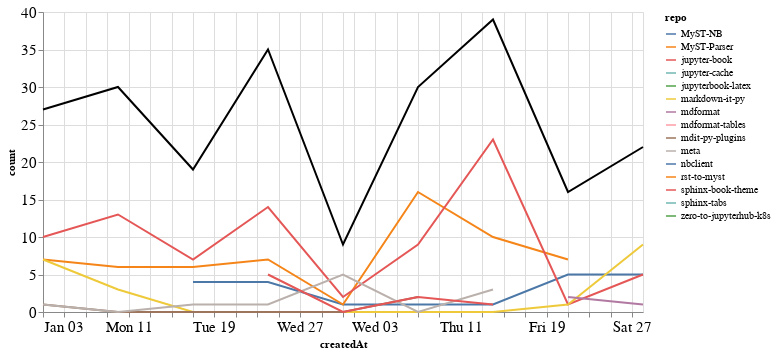

Source (notebook cell):
### Markdown cell above
### Comments

### Code cell
comments_time = comments.groupby('repo').resample('W', on='createdAt').count()['author'].reset_index()
comments_time = comments_time.rename(columns={'author': 'count'})
comments_time_total = comments_time.groupby('createdAt').agg({"count": "sum"}).reset_index()
ch1 = alt.Chart(comments_time, width=600).mark_line().encode(
    x='createdAt',
    y='count',
    color='repo',
    tooltip="repo"
)

ch2 = alt.Chart(comments_time_total, width=600).mark_line(color="black").encode(
    x='createdAt',
    y='count',
)

ch1 + ch2

### Figure 1 — Vega-Lite specification as saved in the notebook (floating-point values rounded to 4 significant figures)
{"config": {"axisLeft": {"labelFontSize": 15}, "axisBottom": {"labelFontSize": 15}}, "layer": [{"data": {"name": "data-5583c930ba1c7c3eb23aba456bbf2e43"}, "mark": "line", "encoding": {"color": {"type": "nominal", "field": "repo"}, "tooltip": {"type": "nominal", "field": "repo"}, "x": {"type": "temporal", "field": "createdAt"}, "y": {"type": "quantitative", "field": "count"}}, "width": 600}, {"data": {"name": "data-f357cc29517bf7f81c23f67c205f02b8"}, "mark": {"type": "line", "color": "black"}, "encoding": {"x": {"type": "temporal", "field": "createdAt"}, "y": {"type": "quantitative", "field": "count"}}, "width": 600}], "$schema": "https://vega.github.io/schema/vega-lite/v4.8.1.json", "datasets": {"data-5583c930ba1c7c3eb23aba456bbf2e43": [{"repo": "MyST-NB", "createdAt": "2021-01-17T00:00:00", "count": 4}, {"repo": "MyST-NB", "createdAt": "2021-01-24T00:00:00", "count": 4}, {"repo": "MyST-NB", "createdAt": "2021-01-31T00:00:00", "count": 1}, {"repo": "MyST-NB", "createdAt": "2021-02-07T00:00:00", "count": 1}, {"repo": "MyST-NB", "createdAt": "2021-02-14T00:00:00", "count": 1}, {"repo": "MyST-NB", "createdAt": "2021-02-21T00:00:00", "count": 5}, {"repo": "MyST-NB", "createdAt": "2021-02-28T00:00:00", "count": 5}, {"repo": "MyST-Parser", "createdAt": "2021-01-03T00:00:00", "count": 7}, {"repo": "MyST-Parser", "createdAt": "2021-01-10T00:00:00", "count": 6}, {"repo": "MyST-Parser", "createdAt": "2021-01-17T00:00:00", "count": 6}, {"repo": "MyST-Parser", "createdAt": "2021-01-24T00:00:00", "count": 7}, {"repo": "MyST-Parser", "createdAt": "2021-01-31T00:00:00", "count": 1}, {"repo": "MyST-Parser", "createdAt": "2021-02-07T00:00:00", "count": 16}, {"repo": "MyST-Parser", "createdAt": "2021-02-14T00:00:00", "count": 10}, {"repo": "MyST-Parser", "createdAt": "2021-02-21T00:00:00", "count": 7}, {"repo": "jupyter-book", "createdAt": "2021-01-03T00:00:00", "count": 10}, {"repo": "jupyter-book", "createdAt": "2021-01-10T00:00:00", "count": 13}, {"repo": "jupyter-book", "createdAt": "2021-01-17T00:00:00", "count": 7}, {"repo": "jupyter-book", "createdAt": "2021-01-24T00:00:00", "count": 14}, {"repo": "jupyter-book", "createdAt": "2021-01-31T00:00:00", "count": 2}, {"repo": "jupyter-book", "createdAt": "2021-02-07T00:00:00", "count": 9}, {"repo": "jupyter-book", "createdAt": "2021-02-14T00:00:00", "count": 23}, {"repo": "jupyter-book", "createdAt": "2021-02-21T00:00:00", "count": 1}, {"repo": "jupyter-book", "createdAt": "2021-02-28T00:00:00", "count": 5}, {"repo": "jupyter-cache", "createdAt": "2021-01-17T00:00:00", "count": 1}, {"repo": "jupyterbook-latex", "createdAt": "2021-02-14T00:00:00", "count": 1}, {"repo": "markdown-it-py", "createdAt": "2021-01-03T00:00:00", "count": 7}, {"repo": "markdown-it-py", "createdAt": "2021-01-10T00:00:00", "count": 3}, {"repo": "markdown-it-py", "createdAt": "2021-01-17T00:00:00", "count": 0}, {"repo": "markdown-it-py", "createdAt": "2021-01-24T00:00:00", "count": 0}, {"repo": "markdown-it-py", "createdAt": "2021-01-31T00:00:00", "count": 0}, {"repo": "markdown-it-py", "createdAt": "2021-02-07T00:00:00", "count": 0}, {"repo": "markdown-it-py", "createdAt": "2021-02-14T00:00:00", "count": 0}, {"repo": "markdown-it-py", "createdAt": "2021-02-21T00:00:00", "count": 1}, {"repo": "markdown-it-py", "createdAt": "2021-02-28T00:00:00", "count": 9}, {"repo": "mdformat", "createdAt": "2021-02-21T00:00:00", "count": 2}, {"repo": "mdformat", "createdAt": "2021-02-28T00:00:00", "count": 1}, {"repo": "mdformat-tables", "createdAt": "2021-02-28T00:00:00", "count": 1}, {"repo": "mdit-py-plugins", "createdAt": "2021-01-03T00:00:00", "count": 1}, {"repo": "mdit-py-plugins", "createdAt": "2021-01-10T00:00:00", "count": 0}, {"repo": "mdit-py-plugins", "createdAt": "2021-01-17T00:00:00", "count": 0}, {"repo": "mdit-py-plugins", "createdAt": "2021-01-24T00:00:00", "count": 0}, {"repo": "mdit-py-plugins", "createdAt": "2021-01-31T00:00:00", "count": 0}, {"repo": "mdit-py-plugins", "createdAt": "2021-02-07T00:00:00", "count": 2}, {"repo": "meta", "createdAt": "2021-01-03T00:00:00", "count": 1}, {"repo": "meta", "createdAt": "2021-01-10T00:00:00", "count": 0}, {"repo": "meta", "createdAt": "2021-01-17T00:00:00", "count": 1}, {"repo": "meta", "createdAt": "2021-01-24T00:00:00", "count": 1}, {"repo": "meta", "createdAt": "2021-01-31T00:00:00", "count": 5}, {"repo": "meta", "createdAt": "2021-02-07T00:00:00", "count": 0}, {"repo": "meta", "createdAt": "2021-02-14T00:00:00", "count": 3}, {"repo": "nbclient", "createdAt": "2021-02-28T00:00:00", "count": 1}, {"repo": "rst-to-myst", "createdAt": "2021-01-10T00:00:00", "count": 8}, {"repo": "sphinx-book-theme", "createdAt": "2021-01-24T00:00:00", "count": 5}, {"repo": "sphinx-book-theme", "createdAt": "2021-01-31T00:00:00", "count": 0}, {"repo": "sphinx-book-theme", "createdAt": "2021-02-07T00:00:00", "count": 2}, {"repo": "sphinx-book-theme", "createdAt": "2021-02-14T00:00:00", "count": 1}, {"repo": "sphinx-tabs", "createdAt": "2021-01-24T00:00:00", "count": 4}, {"repo": "zero-to-jupyterhub-k8s", "createdAt": "2021-01-03T00:00:00", "count": 1}], "data-f357cc29517bf7f81c23f67c205f02b8": [{"createdAt": "2021-01-03T00:00:00", "count": 27}, {"createdAt": "2021-01-10T00:00:00", "count": 30}, {"createdAt": "2021-01-17T00:00:00", "count": 19}, {"createdAt": "2021-01-24T00:00:00", "count": 35}, {"createdAt": "2021-01-31T00:00:00", "count": 9}, {"createdAt": "2021-02-07T00:00:00", "count": 30}, {"createdAt": "2021-02-14T00:00:00", "count": 39}, {"createdAt": "2021-02-21T00:00:00", "count": 16}, {"createdAt": "2021-02-28T00:00:00", "count": 22}]}}
